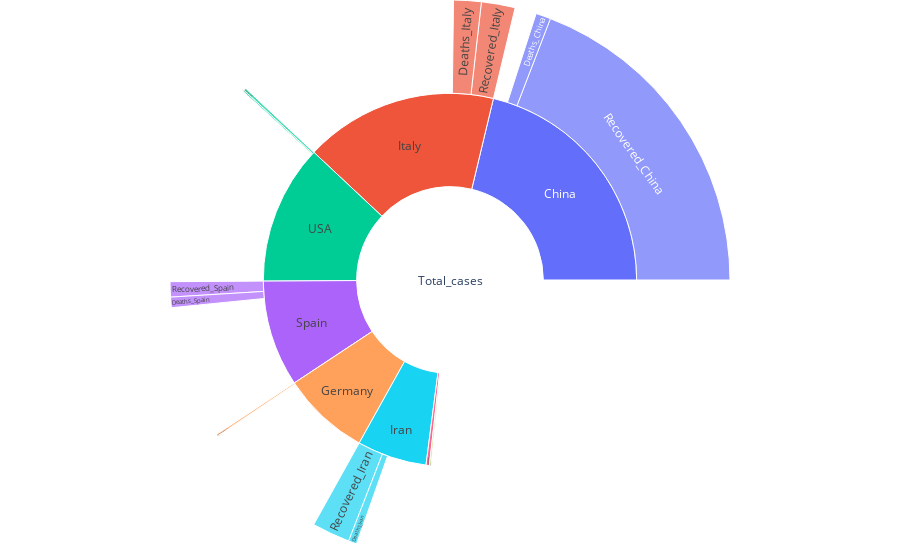

Notebook code for this chart:
### Code cell
import plotly.graph_objects as go
fig =go.Figure(go.Sunburst(
    labels=[ "Total_cases", "China", "Recovered_China", "Deaths_China", "Italy", "Recovered_Italy", "Deaths_Italy", "USA", "Recovered_USA","Deaths_USA", "Spain", "Recovered_Spain", "Deaths_Spain", "Germany", "Recovered_Germany", "Deaths_Germany", "Iran", "Recovered_Iran", "Deaths_Iran", "India", "Recovered_India", "Deaths_India", "Ireland","Recovered_Ireland", "Deaths_Ireland"],
    parents=["",      "Total_cases",    "China",   "China", "Total_cases",     "Italy",  "Italy", "Total_cases",     "USA",  "USA", "Total_cases",     "Spain",  "Spain",   "Total_cases",   "Germany", "Germany", "Total_cases",  "Iran",    "Iran",  "Total_cases",  "India",     "India", "Total_cases", "Ireland", "Ireland" ],
    values=[  381761, 81171, 73159, 3277, 63927, 7432, 6077, 46145, 295, 582, 35136, 3355, 2311, 29056, 453, 123, 23049, 8376, 1812, 511, 37, 10, 1125, 5, 6],
    branchvalues="total",
))
fig.update_layout(margin = dict(t=0, l=0, r=0, b=0))

fig.show()

### Figure 1 — Plotly figure (JSON) as saved in the notebook; plotly's stock layout.template omitted (floating-point values rounded to 4 significant figures)
{"data": [{"branchvalues": "total", "labels": ["Total_cases", "China", "Recovered_China", "Deaths_China", "Italy", "Recovered_Italy", "Deaths_Italy", "USA", "Recovered_USA", "Deaths_USA", "Spain", "Recovered_Spain", "Deaths_Spain", "Germany", "Recovered_Germany", "Deaths_Germany", "Iran", "Recovered_Iran", "Deaths_Iran", "India", "Recovered_India", "Deaths_India", "Ireland", "Recovered_Ireland", "Deaths_Ireland"], "parents": ["", "Total_cases", "China", "China", "Total_cases", "Italy", "Italy", "Total_cases", "USA", "USA", "Total_cases", "Spain", "Spain", "Total_cases", "Germany", "Germany", "Total_cases", "Iran", "Iran", "Total_cases", "India", "India", "Total_cases", "Ireland", "Ireland"], "type": "sunburst", "values": [381761, 81171, 73159, 3277, 63927, 7432, 6077, 46145, 295, 582, 35136, 3355, 2311, 29056, 453, 123, 23049, 8376, 1812, 511, 37, 10, 1125, 5, 6]}], "layout": {"margin": {"b": 0, "l": 0, "r": 0, "t": 0}}}
